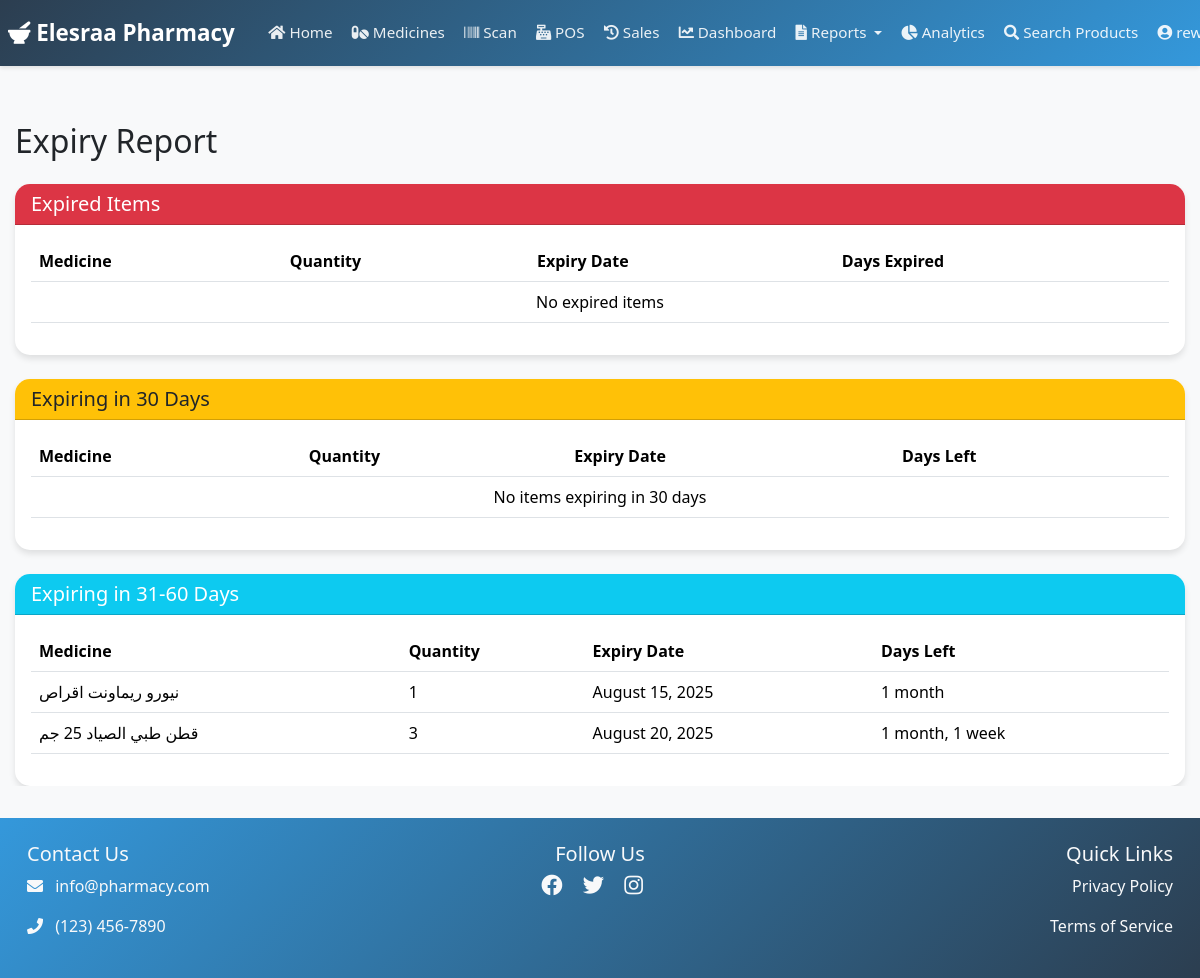
The page /reports/expiry/ (signed in) on the database its author committed.
### pharmacy/models.py (models this page shows, shortened)
class StockEntry(models.Model):
    medicine = models.ForeignKey(Medicine, on_delete=models.CASCADE, related_name='stock_entries')
    quantity = models.IntegerField()
    expiration_date = models.DateField(null=False, blank=False)
    created_at = models.DateTimeField(auto_now_add=True)
    class Meta:
        ordering = ['expiration_date']

class Medicine(models.Model):
    CATEGORY_CHOICES = [
        ('OTC', 'Over The Counter'),
        ('PRE', 'Prescription'),
        ('SUP', 'Supplements'),
        ('COS', 'Cosmetics'),
    ]
    name = models.CharField(max_length=200)
    description = models.TextField()
    price = models.DecimalField(max_digits=10, decimal_places=2)
    purchase_price = models.DecimalField(
        max_digits=10,
        decimal_places=2,
        help_text="Cost price of the product"
    )
    stock = models.IntegerField(default=0)
    category = models.CharField(max_length=3, choices=CATEGORY_CHOICES)
    image = models.ImageField(upload_to='medicines/', null=True, blank=True)
    barcode = models.ImageField(upload_to='barcodes/', blank=True)
    barcode_number = models.CharField(max_length=13, unique=True)
    created_at = models.DateTimeField(auto_now_add=True)
    updated_at = models.DateTimeField(auto_now=True)
    is_active = models.BooleanField(default=True)
    reorder_level = models.IntegerField(default=10, help_text="Minimum stock level before reorder")
    strips_per_box = models.PositiveIntegerField(
        default=1,
        help_text="Number of strips per box"
    )
    can_sell_strips = models.BooleanField(
        default=True,
        help_text="Allow selling individual strips"
    )
    strip_price = models.DecimalField(
        max_digits=10,
        decimal_places=2,
        null=True,
        blank=True,
        help_text="Price per strip (optional - if not set, will be calculated from box price)"
    )
    class Meta:
        ordering = ['name']

### pharmacy/views.py (the view)
# urls.py: path('expiry/', views.expiry_report, name='expiry_report'),
@login_required
def expiry_report(request):
    today = timezone.now().date()
    expiring_30 = StockEntry.objects.filter(
        expiration_date__range=[today, today + timezone.timedelta(days=30)]
    ).select_related('medicine')
    expiring_60 = StockEntry.objects.filter(
        expiration_date__range=[
            today + timezone.timedelta(days=31),
            today + timezone.timedelta(days=60)
        ]
    ).select_related('medicine')
    expired = StockEntry.objects.filter(
        expiration_date__lt=today
    ).select_related('medicine')
    context = {
        'expiring_30': expiring_30,
        'expiring_60': expiring_60,
        'expired': expired,
    }
    return render(request, 'pharmacy/reports/expiry_report.html', context)

### pharmacy/templates/pharmacy/reports/expiry_report.html
{% extends 'pharmacy/base.html' %}
{% block content %}
<div class="container mt-4">
    <h2 class="mb-4">Expiry Report</h2>
    <div class="card mb-4">
        <div class="card-header bg-danger text-white">
            <h5 class="mb-0">Expired Items</h5>
        </div>
        <div class="card-body">
            <div class="table-responsive">
                <table class="table">
                    <thead>
                        <tr>
                            <th>Medicine</th>
                            <th>Quantity</th>
                            <th>Expiry Date</th>
                            <th>Days Expired</th>
                        </tr>
                    </thead>
                    <tbody>
                        {% for entry in expired %}
                        <tr>
                            <td>{{ entry.medicine.name }}</td>
                            <td>{{ entry.quantity }}</td>
                            <td>{{ entry.expiration_date|date:"F d, Y" }}</td>
                            <td>{{ entry.expiration_date|timesince }}</td>
                        </tr>
                        {% empty %}
                        <tr>
                            <td colspan="4" class="text-center">No expired items</td>
                        </tr>
                        {% endfor %}
                    </tbody>
                </table>
            </div>
        </div>
    </div>
    <div class="card mb-4">
        <div class="card-header bg-warning">
            <h5 class="mb-0">Expiring in 30 Days</h5>
        </div>
        <div class="card-body">
            <div class="table-responsive">
                <table class="table">
                    <thead>
                        <tr>
                            <th>Medicine</th>
                            <th>Quantity</th>
                            <th>Expiry Date</th>
                            <th>Days Left</th>
                        </tr>
                    </thead>
                    <tbody>
                        {% for entry in expiring_30 %}
                        <tr>
                            <td>{{ entry.medicine.name }}</td>
                            <td>{{ entry.quantity }}</td>
                            <td>{{ entry.expiration_date|date:"F d, Y" }}</td>
                            <td>{{ entry.expiration_date|timeuntil }}</td>
                        </tr>
                        {% empty %}
                        <tr>
                            <td colspan="4" class="text-center">No items expiring in 30 days</td>
                        </tr>
                        {% endfor %}
                    </tbody>
                </table>
            </div>
        </div>
    </div>
    <div class="card">
        <div class="card-header bg-info text-white">
            <h5 class="mb-0">Expiring in 31-60 Days</h5>
        </div>
        <div class="card-body">
            <div class="table-responsive">
                <table class="table">
                    <thead>
                        <tr>
                            <th>Medicine</th>
                            <th>Quantity</th>
                            <th>Expiry Date</th>
                            <th>Days Left</th>
                        </tr>
                    </thead>
                    <tbody>
                        {% for entry in expiring_60 %}
                        <tr>
                            <td>{{ entry.medicine.name }}</td>
                            <td>{{ entry.quantity }}</td>
                            <td>{{ entry.expiration_date|date:"F d, Y" }}</td>
                            <td>{{ entry.expiration_date|timeuntil }}</td>
                        </tr>
                        {% empty %}
                        <tr>
                            <td colspan="4" class="text-center">No items expiring in 31-60 days</td>
                        </tr>
                        {% endfor %}
                    </tbody>
                </table>
            </div>
        </div>
    </div>
</div>
{% endblock %}

### pharmacy/templates/pharmacy/base.html (shortened to what this page needs)
{% load static %}
<!DOCTYPE html>
<html lang="en">
<head>
    <link href="https://cdn.jsdelivr.net/npm/bootstrap@5.3.2/dist/css/bootstrap.min.css" rel="stylesheet">
    <link href="https://cdnjs.cloudflare.com/ajax/libs/font-awesome/6.0.0/css/all.min.css" rel="stylesheet">
    <link href="{% static 'pharmacy/css/style.css' %}" rel="stylesheet">
    <link rel="stylesheet" href="https://cdnjs.cloudflare.com/ajax/libs/font-awesome/5.15.4/css/all.min.css">
    <link href="https://cdn.jsdelivr.net/npm/select2@4.1.0-rc.0/dist/css/select2.min.css" rel="stylesheet" />
</head>
<body>
    <nav class="navbar navbar-expand-lg sticky-top">
        <div class="container">
            <a class="navbar-brand" href="{% url 'pharmacy:home' %}">
                <i class="fas fa-mortar-pestle"></i>
                Elesraa Pharmacy
            </a>
            <div class="collapse navbar-collapse" id="navbarNav">
                <ul class="navbar-nav me-auto">
                    <li class="nav-item">
                        <a class="nav-link {% if request.resolver_match.url_name == 'home' %}active{% endif %}"
                           href="{% url 'pharmacy:home' %}">
                            <i class="fas fa-home"></i> Home
                        </a>
                    </li>
                    <li class="nav-item">
                        <a class="nav-link {% if request.resolver_match.url_name == 'medicine_list' %}active{% endif %}"
                           href="{% url 'pharmacy:medicine_list' %}">
                            <i class="fas fa-pills"></i> Medicines
                        </a>
                    </li>
                    <li class="nav-item">
                        <a class="nav-link {% if request.resolver_match.url_name == 'stock_scan' %}active{% endif %}"
                           href="{% url 'pharmacy:stock_scan' %}">
                            <i class="fas fa-barcode"></i> Scan
                        </a>
                    </li>
                    {% if user.is_authenticated %}
                        {% with user_role=user.userprofile.role %}
                            {% if user_role == 'ADMIN' or user_role == 'CASHIER' %}
                                <li class="nav-item">
                                    <a class="nav-link {% if request.resolver_match.url_name == 'pos' %}active{% endif %}"
                                       href="{% url 'pharmacy:pos' %}">
                                        <i class="fas fa-cash-register"></i> POS
                                    </a>
                                </li>
                            {% endif %}
                        {% endwith %}
                    {% endif %}
                    <li class="nav-item">
                        <a class="nav-link {% if request.resolver_match.url_name == 'sales_history' %}active{% endif %}"
                           href="{% url 'pharmacy:sales_history' %}">
                            <i class="fas fa-history"></i> Sales
                        </a>
                    </li>
                    <li class="nav-item">
                        <a class="nav-link {% if request.resolver_match.url_name == 'dashboard' %}active{% endif %}"
                           href="{% url 'pharmacy:dashboard' %}">
                            <i class="fas fa-chart-line"></i> Dashboard
                        </a>
                    </li>
                    <li class="nav-item dropdown">
                        <button class="nav-link dropdown-toggle btn btn-link" type="button" id="reportsDropdown"
                                data-bs-toggle="dropdown" aria-expanded="false">
                            <i class="fas fa-file-alt"></i> Reports
                        </button>
                    </li>
                    <li class="nav-item">
                        <a class="nav-link {% if request.resolver_match.url_name == 'customer_analytics' %}active{% endif %}"
                           href="{% url 'pharmacy:customer_analytics' %}">
                            <i class="fas fa-chart-pie"></i> Analytics
                        </a>
                    </li>
                    <li class="nav-item">
                        <a class="nav-link" href="{% url 'pharmacy:product_search' %}">
                            <i class="fas fa-search"></i> Search Products
                        </a>
                    </li>
                </ul>
                <ul class="navbar-nav ms-auto">
                    {% if user.is_authenticated %}
                    <li class="nav-item dropdown">
                        <button class="nav-link dropdown-toggle btn btn-link" type="button" id="userDropdown"
                                data-bs-toggle="dropdown" aria-expanded="false">
                            {% if user.userprofile.profile_pic %}
                                <img src="{{ user.userprofile.profile_pic.url }}"
                                     alt="Profile"
                                     class="rounded-circle"
                                     style="width: 32px; height: 32px; object-fit: cover;">
                            {% else %}
                                <i class="fas fa-user-circle"></i>
                            {% endif %}
                            {{ user.username }}
                        </button>
                    </li>
                    {% endif %}
                </ul>
            </div>
        </div>
    </nav>
    <div class="main-container">
        {% block content %}
        {% endblock %}
    </div>
    <footer class="bg-dark text-light py-4">
        <div class="container">
            <div class="row">
                <div class="col-md-4">
                    <h5>Contact Us</h5>
                    <p><i class="fas fa-envelope me-2"></i> info@pharmacy.com</p>
                    <p><i class="fas fa-phone me-2"></i> (123) 456-7890</p>
                </div>
                <div class="col-md-4 text-center">
                    <h5>Follow Us</h5>
                    <div class="social-links">
                        <a href="#" class="text-light me-3"><i class="fab fa-facebook fa-lg"></i></a>
                        <a href="#" class="text-light me-3"><i class="fab fa-twitter fa-lg"></i></a>
                        <a href="#" class="text-light me-3"><i class="fab fa-instagram fa-lg"></i></a>
                    </div>
                </div>
                <div class="col-md-4 text-end">
                    <h5>Quick Links</h5>
                    <p><a href="#" class="text-light text-decoration-none">Privacy Policy</a></p>
                    <p><a href="#" class="text-light text-decoration-none">Terms of Service</a></p>
                </div>
            </div>
        </div>
    </footer>
</body>
</html>

### pharmacy/static/pharmacy/css/style.css (style rules this page uses)
:root { --primary-color: #2c3e50; --secondary-color: #3498db; }
html, body { overflow-x: hidden; width: 100%; margin: 0; padding: 0; font-family: 'Segoe UI', Tahoma, Geneva, Verdana, sans-serif; background-color: #f8f9fa; }
body { font-family: 'Segoe UI', Tahoma, Geneva, Verdana, sans-serif; background-color: #f8f9fa; }
.navbar { background: linear-gradient(135deg, #2c3e50, #3498db); padding: 0.5rem 0; box-shadow: 0 2px 4px rgba(0,0,0,0.1); width: 100%; overflow: visible !important; }
.navbar > .container { padding-left: 0; margin-left: 0; overflow: visible !important; }
.navbar-brand { color: white !important; font-size: 1.4rem; font-weight: bold; padding: 0.5rem 1rem; white-space: nowrap; padding-left: 0.5rem; }
.navbar-nav { margin-left: -0.5rem; }
.nav-link { color: rgba(255,255,255,0.9) !important; transition: all 0.3s ease; padding: 0.5rem 0.6rem !important; font-size: 0.95rem; white-space: nowrap; }
.main-container { min-height: calc(100vh - 76px); padding: 2rem 0; }
.card { border: none; border-radius: 15px; box-shadow: 0 4px 6px rgba(0,0,0,0.1); transition: transform 0.3s ease; background-color: white; max-width: 100%; overflow: hidden; }
footer { background: linear-gradient(135deg, var(--secondary-color), var(--primary-color)); color: white !important; }
footer a { color: white !important; transition: opacity 0.3s ease; }
.card { animation: fadeIn 0.5s ease-out; }
.social-links a { transition: transform 0.3s ease; display: inline-block; }
.container, .container-fluid { max-width: 100%; padding-right: 15px; padding-left: 15px; overflow-x: hidden; }
.row { margin-right: 0; margin-left: 0; }
.table-responsive { overflow-x: auto; -webkit-overflow-scrolling: touch; max-width: 100%; }
.navbar .dropdown { position: static !important; }

### rows shown on the page
StockEntry: medicine.name "نيورو ريماونت اقراص", quantity "1", expiration_date "August 15, 2025", expiration_date "1 month"
StockEntry: medicine.name "قطن طبي الصياد 25 جم", quantity "3", expiration_date "August 20, 2025", expiration_date "1 month, 1 week"
